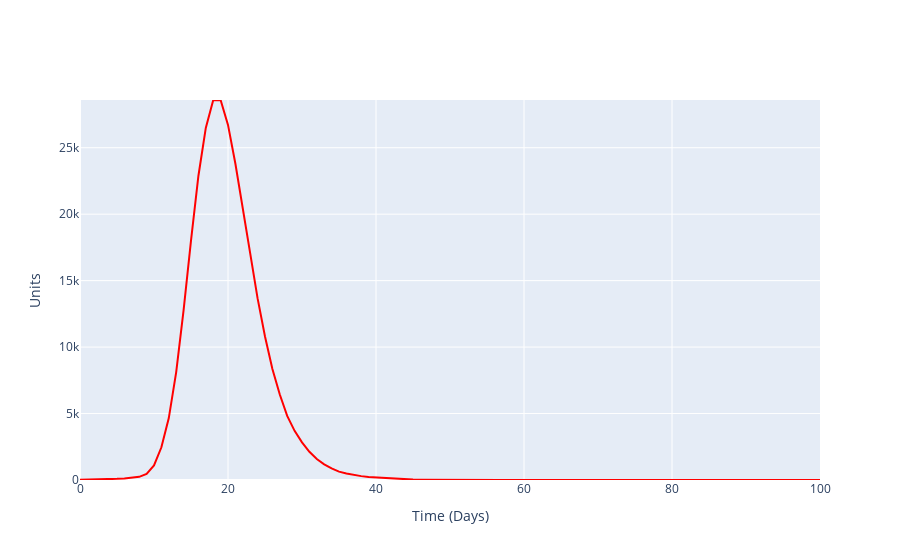

Notebook cell for this chart:
### Code cell
fig = go.Figure()
fig.add_trace(go.Scatter(x=np.arange(0,len(average_node_count)), y=[v[1] for v in average_node_count],
                    mode='lines', name='infectious', line=dict(color='red', width=2)))
fig.update_layout(xaxis_title='Time (Days)', yaxis_title='Units',yaxis=dict(range=[0, max([v[1] for v in average_node_count])]))
fig.show()

### Figure 1 — Plotly figure (JSON) as saved in the notebook; plotly's stock layout.template omitted (floating-point values rounded to 4 significant figures)
{"data": [{"line": {"color": "red", "width": 2}, "mode": "lines", "name": "infectious", "type": "scatter", "x": [0, 1, 2, 3, 4, 5, 6, 7, 8, 9, 10, 11, 12, 13, 14, 15, 16, 17, 18, 19, 20, 21, 22, 23, 24, 25, 26, 27, 28, 29, 30, 31, 32, 33, 34, 35, 36, 37, 38, 39, 40, 41, 42, 43, 44, 45, 46, 47, 48, 49, 50, 51, 52, 53, 54, 55, 56, 57, 58, 59, 60, 61, 62, 63, 64, 65, 66, 67, 68, 69, 70, 71, 72, 73, 74, 75, 76, 77, 78, 79, 80, 81, 82, 83, 84, 85, 86, 87, 88, 89, 90, 91, 92, 93, 94, 95, 96, 97, 98, 99, 100], "y": [10, 19, 29, 41, 58, 85, 121, 183, 238, 461, 1091, 2461, 4657, 8120, 12774, 18012, 22873, 26491, 28572, 28591, 26717, 23797, 20541, 17051, 13664, 10798, 8355, 6430, 4821, 3698, 2828, 2120, 1574, 1181, 868, 628, 482, 374, 292, 225, 187, 140, 95, 66, 44, 31, 21, 15, 8, 9, 5, 6, 7, 7, 7, 11, 8, 7, 7, 5, 2, 3, 3, 2, 3, 2, 1, 1, 1, 0, 0, 0, 0, 0, 0, 0, 0, 0, 0, 0, 0, 0, 0, 0, 0, 0, 0, 0, 0, 0, 0, 0, 0, 0, 0, 0, 0, 0, 0, 0, 0]}], "layout": {"xaxis": {"title": {"text": "Time (Days)"}}, "yaxis": {"range": [0, 28591], "title": {"text": "Units"}}}}
